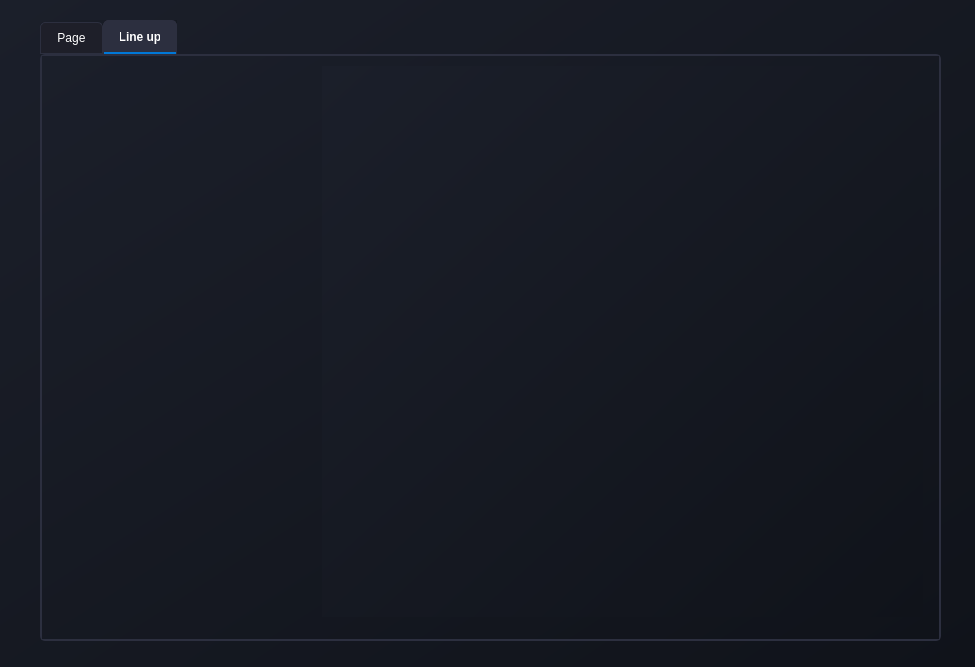
<?xml version="1.0" encoding="UTF-8"?>
<ui version="4.0">
 <class>displaymatch_coach</class>
 <widget class="QWidget" name="displaymatch_coach">
  <property name="geometry">
   <rect>
    <x>0</x>
    <y>0</y>
    <width>975</width>
    <height>667</height>
   </rect>
  </property>
  <property name="windowTitle">
   <string>Form</string>
  </property>
  <property name="styleSheet">
   <string notr="true">background: qlineargradient(x1:0, y1:0, x2:1, y2:1, stop:0 #1b1f2a, stop:1 #10131a);</string>
  </property>
  <widget class="QTabWidget" name="tabWidget">
   <property name="geometry">
    <rect>
     <x>40</x>
     <y>20</y>
     <width>901</width>
     <height>621</height>
    </rect>
   </property>
   <property name="layoutDirection">
    <enum>Qt::LayoutDirection::LeftToRight</enum>
   </property>
   <property name="styleSheet">
    <string notr="true">QTabWidget::pane {
    border: 2px solid #2c2f3f;
    background: #1e1f29;
    border-radius: 5px;
}

QTabBar::tab {
    background: #1e1f29;
    color: #ffffff;
    padding: 8px 16px;
    border: 1px solid #2c2f3f;
    border-top-left-radius: 5px;
    border-top-right-radius: 5px;
}

QTabBar::tab:selected {
    background: #2c2f3f;
    color: #ffffff;
    font-weight: bold;
    border-bottom: 2px solid #0078d7;
}

QTabBar::tab:hover {
    background: #323546;
    color: #ffffff;
}

QTabBar::tab:!selected {
    margin-top: 2px;
}
</string>
   </property>
   <property name="currentIndex">
    <number>1</number>
   </property>
   <widget class="QWidget" name="tab">
    <attribute name="title">
     <string>Page</string>
    </attribute>
    <widget class="QTableView" name="allmatches">
     <property name="geometry">
      <rect>
       <x>70</x>
       <y>70</y>
       <width>701</width>
       <height>381</height>
      </rect>
     </property>
     <property name="styleSheet">
      <string notr="true">/* Style for the tableWidget */
QTableView {
    background-color: #2D3748; /* Dark background matching the app */
    color: #FFFFFF; /* White text for readability */
    border: 1px solid #4A4E58; /* Subtle border matching button hover color */
    gridline-color: #4A4E58; /* Subtle grid lines */
}

/* Style for table items */
QTableView::item {
    border: 1px solid #4A4E58; /* Subtle cell borders */
    padding: 5px; /* Spacing inside cells */
}

/* Alternating row colors */
QTableView::item:nth-child(even) {
    background-color: #2D3748; /* Darker shade for even rows */
}

QTableView::item:nth-child(odd) {
    background-color: #394252; /* Slightly lighter shade for odd rows */
}

/* Hover effect for rows */
QTableView::item:hover {
    background-color: #4A4E58; /* Lighter shade on hover */
}

/* Style for the header */
QHeaderView::section {
    background-color: #F5A623; /* Accent color for header */
    color: #1A2633; /* Dark text for contrast */
    font-weight: bold; /* Bold header text */
    border: 1px solid #4A4E58; /* Border to match table */
    padding: 5px; /* Spacing inside header */
}

/* Remove selection background */
QTableView::item:selected {
    background-color: #4A4E58; /* Same as hover to avoid clashing */
    color: #FFFFFF; /* Keep text white */
}</string>
     </property>
    </widget>
    <widget class="QLineEdit" name="search">
     <property name="geometry">
      <rect>
       <x>90</x>
       <y>30</y>
       <width>251</width>
       <height>31</height>
      </rect>
     </property>
     <property name="styleSheet">
      <string notr="true">background-color: rgb(255, 255, 255);
    border: 1px solid white; /* Subtle blue-gray border */
    border-radius: 15px;
color: rgb(24, 24, 24);
</string>
     </property>
    </widget>
    <widget class="QLabel" name="label_3">
     <property name="geometry">
      <rect>
       <x>370</x>
       <y>10</y>
       <width>181</width>
       <height>41</height>
      </rect>
     </property>
     <property name="font">
      <font>
       <pointsize>-1</pointsize>
       <bold>true</bold>
      </font>
     </property>
     <property name="styleSheet">
      <string notr="true">/* Style for the Adjust Team title label */
QLabel#label_3 {
    background-color: transparent; /* Dark background matching the app */
    color: #FFFFFF; /* White text for contrast */
    font-size: 25px; /* Larger font for title emphasis */
    font-weight: bold; /* Bold for a strong title appearance */


    padding: 5px 10px; /* Padding for a balanced look */
}</string>
     </property>
     <property name="text">
      <string>View Match</string>
     </property>
    </widget>
   </widget>
   <widget class="QWidget" name="line_up_widget">
    <attribute name="title">
     <string>Line up</string>
    </attribute>
    <widget class="QComboBox" name="Line_up">
     <property name="geometry">
      <rect>
       <x>420</x>
       <y>120</y>
       <width>231</width>
       <height>28</height>
      </rect>
     </property>
     <property name="minimumSize">
      <size>
       <width>231</width>
       <height>28</height>
      </size>
     </property>
     <property name="styleSheet">
      <string notr="true">background-color: #1C1F2A;
border: 1px solid #2A2D3A;
border-radius: 5px;
padding: 5px;
color: white;
margin-left: 15px;
margin-right:15px;</string>
     </property>
     <item>
      <property name="text">
       <string>4-3-3</string>
      </property>
     </item>
     <item>
      <property name="text">
       <string>4-4-2</string>
      </property>
     </item>
    </widget>
    <widget class="QLabel" name="label_2">
     <property name="geometry">
      <rect>
       <x>280</x>
       <y>10</y>
       <width>601</width>
       <height>551</height>
      </rect>
     </property>
     <property name="text">
      <string/>
     </property>
     <property name="pixmap">
      <pixmap resource="../images.qrc">:/matchimg/terrainnnn.png</pixmap>
     </property>
     <property name="scaledContents">
      <bool>true</bool>
     </property>
    </widget>
   </widget>
  </widget>
 </widget>
 <resources>
  <include location="../images.qrc"/>
 </resources>
 <connections/>
</ui>
